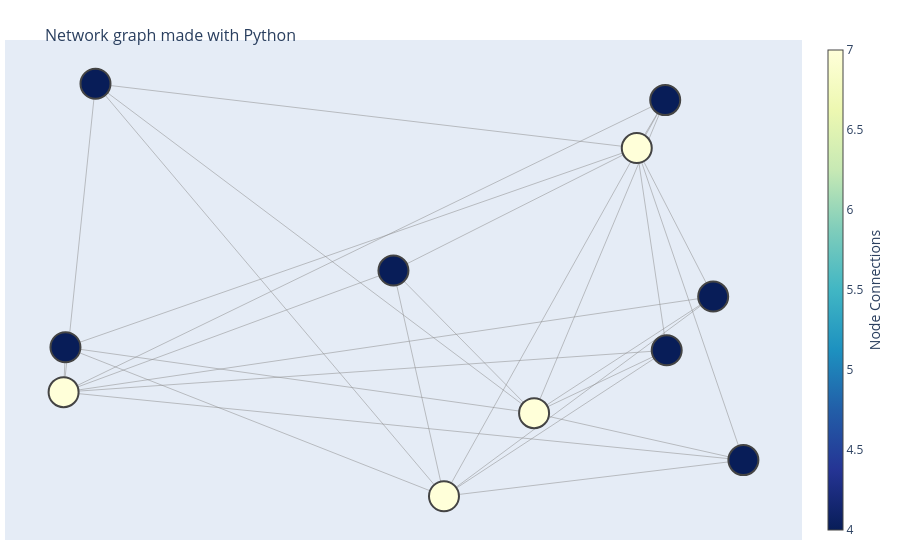

The code cell stored with this chart in its notebook:
### Code cell
G = nx.Graph()
G.add_edges_from(combinations)
pos = {node: (random.uniform(0, 1), random.uniform(0, 1)) for node in G.nodes()}

edge_x = []
edge_y = []
for edge in G.edges():
    x0, y0 = pos[edge[0]]
    x1, y1 = pos[edge[1]]
    edge_x.append(x0)
    edge_x.append(x1)
    edge_x.append(None)
    edge_y.append(y0)
    edge_y.append(y1)
    edge_y.append(None)

edge_trace = go.Scatter(
    x=edge_x, y=edge_y,
    line=dict(width=0.5, color='#888'),
    hoverinfo='none',
    mode='lines')

node_x = []
node_y = []
for node in G.nodes():
    x, y = pos[node]
    node_x.append(x)
    node_y.append(y)

node_trace = go.Scatter(
    x=node_x, y=node_y,
    mode='markers',
    hoverinfo='text',
    marker=dict(
        showscale=True,
        # colorscale options
        #'Greys' | 'YlGnBu' | 'Greens' | 'YlOrRd' | 'Bluered' | 'RdBu' |
        #'Reds' | 'Blues' | 'Picnic' | 'Rainbow' | 'Portland' | 'Jet' |
        #'Hot' | 'Blackbody' | 'Earth' | 'Electric' | 'Viridis' |
        colorscale='YlGnBu',
        reversescale=True,
        color=[],
        size=30,
        colorbar=dict(
            thickness=15,
            title='Node Connections',
            xanchor='left',
            titleside='right'
        ),
        line_width=2))

node_adjacencies = []
node_text = []
for node, adjacencies in enumerate(G.adjacency()):
    node_adjacencies.append(len(adjacencies[1]))
    node_text.append('# of connections: '+str(len(adjacencies[1])))

node_trace.marker.color = node_adjacencies
node_trace.text = node_text


fig = go.Figure(data=[edge_trace, node_trace],
             layout=go.Layout(
                title='<br>Network graph made with Python',
                titlefont_size=16,
                showlegend=False,
                hovermode='closest',
                margin=dict(b=20,l=5,r=5,t=40),
                xaxis=dict(showgrid=False, zeroline=False, showticklabels=False),
                yaxis=dict(showgrid=False, zeroline=False, showticklabels=False))
                )
fig.show()

### Figure 1 — Plotly figure (JSON) as saved in the notebook; plotly's stock layout.template omitted (floating-point values rounded to 4 significant figures)
{"data": [{"hoverinfo": "none", "line": {"color": "#888", "width": 0.5}, "mode": "lines", "type": "scatter", "x": [0.6959, 0.03983, null, 0.6959, 0.7885, null, 0.6959, 0.7321, null, 0.6959, 0.401, null, 0.6959, 0.8251, null, 0.6959, 0.7303, null, 0.6959, 0.003429, null, 0.03983, 0.001178, null, 0.03983, 0.4622, null, 0.03983, 0.5714, null, 0.4622, 0.7321, null, 0.4622, 0.7303, null, 0.4622, 0.003429, null, 0.4622, 0.7885, null, 0.4622, 0.8251, null, 0.4622, 0.401, null, 0.7321, 0.5714, null, 0.7321, 0.001178, null, 0.5714, 0.401, null, 0.5714, 0.7885, null, 0.5714, 0.003429, null, 0.5714, 0.7303, null, 0.5714, 0.8251, null, 0.7885, 0.001178, null, 0.401, 0.001178, null, 0.001178, 0.003429, null, 0.001178, 0.7303, null, 0.001178, 0.8251, null], "y": [0.8757, 0.996, null, 0.8757, 0.5979, null, 0.8757, 0.4973, null, 0.8757, 0.6465, null, 0.8757, 0.2918, null, 0.8757, 0.9654, null, 0.8757, 0.503, null, 0.996, 0.419, null, 0.996, 0.2242, null, 0.996, 0.3797, null, 0.2242, 0.4973, null, 0.2242, 0.9654, null, 0.2242, 0.503, null, 0.2242, 0.5979, null, 0.2242, 0.2918, null, 0.2242, 0.6465, null, 0.4973, 0.3797, null, 0.4973, 0.419, null, 0.3797, 0.6465, null, 0.3797, 0.5979, null, 0.3797, 0.503, null, 0.3797, 0.9654, null, 0.3797, 0.2918, null, 0.5979, 0.419, null, 0.6465, 0.419, null, 0.419, 0.503, null, 0.419, 0.9654, null, 0.419, 0.2918, null]}, {"hoverinfo": "text", "marker": {"color": [7, 4, 7, 4, 7, 4, 4, 7, 4, 4, 4], "colorbar": {"thickness": 15, "title": {"side": "right", "text": "Node Connections"}, "xanchor": "left"}, "colorscale": [[0, "rgb(255,255,217)"], [0.125, "rgb(237,248,177)"], [0.25, "rgb(199,233,180)"], [0.375, "rgb(127,205,187)"], [0.5, "rgb(65,182,196)"], [0.625, "rgb(29,145,192)"], [0.75, "rgb(34,94,168)"], [0.875, "rgb(37,52,148)"], [1, "rgb(8,29,88)"]], "line": {"width": 2}, "reversescale": true, "showscale": true, "size": 30}, "mode": "markers", "text": ["# of connections: 7", "# of connections: 4", "# of connections: 7", "# of connections: 4", "# of connections: 7", "# of connections: 4", "# of connections: 4", "# of connections: 7", "# of connections: 4", "# of connections: 4", "# of connections: 4"], "type": "scatter", "x": [0.6959, 0.03983, 0.4622, 0.7321, 0.5714, 0.7885, 0.401, 0.001178, 0.7303, 0.003429, 0.8251], "y": [0.8757, 0.996, 0.2242, 0.4973, 0.3797, 0.5979, 0.6465, 0.419, 0.9654, 0.503, 0.2918]}], "layout": {"autosize": true, "hovermode": "closest", "margin": {"b": 20, "l": 5, "r": 5, "t": 40}, "showlegend": false, "title": {"font": {"size": 16}, "text": "<br>Network graph made with Python"}, "xaxis": {"autorange": true, "range": [-0.06444, 0.8907], "showgrid": false, "showticklabels": false, "type": "linear", "zeroline": false}, "yaxis": {"autorange": true, "range": [0.1122, 1.108], "showgrid": false, "showticklabels": false, "type": "linear", "zeroline": false}}}
